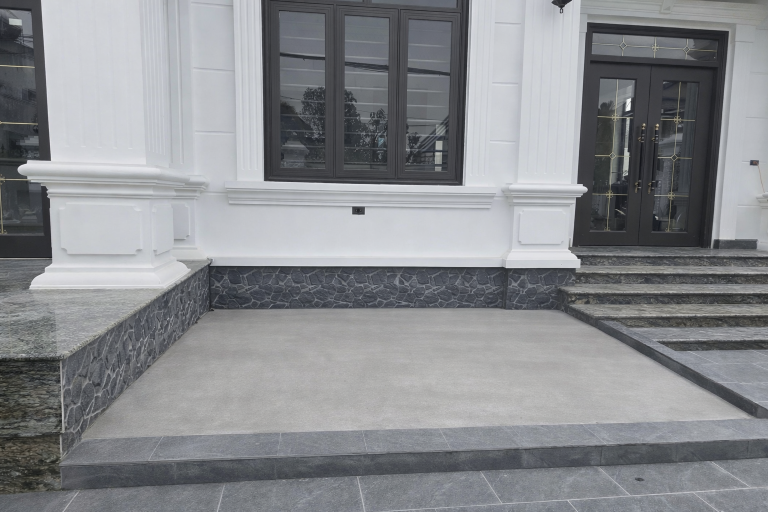
#> input picture tooltaoanh/master_result_1775800947.png, 1536 x 1024 px (shown at 1/2 size); its folder holds only this picture in this run
$ python compose_base.py
#> lines starting #> are read from the running program, lines starting #| are printed output that depends on the picture; after the words box and inside, x2 and y2 are one past the last pixel; in counts of white or black regions, pixels touching at a corner belong together
#!/usr/bin/env python3
"""
compose_base.py — Stage 2 của pipeline tooltaoanh.

Đầu vào : master_result_*.png (từ stage 1 chatgpt_auto_gen.py)
Xử lý   : tự detect zones (pond / nước / kè / thác / cảnh / cá)
         → cutout assets từ Tai nguyen/ bằng rembg (local ONNX)
         → composite kiểu "cắt dán" thuần pixel (OpenCV + Pillow)
Đầu ra  : base_final_<timestamp>.png

KHÔNG dùng ChatGPT. KHÔNG AI repaint. Chỉ cắt và dán.
"""

import argparse
import random
import time
from pathlib import Path

import cv2
import numpy as np

# ============================================================================
# CONFIG — tunables
# ============================================================================

SCRIPT_DIR   = Path(__file__).resolve().parent
RESOURCE_DIR = SCRIPT_DIR / "Tai nguyen"
CACHE_DIR    = RESOURCE_DIR / ".cache"

ASSET_SUBDIRS = {
    "THÁC": ("THÁC", (".png", ".jpg", ".jpeg")),
    "CÁ":   ("CÁ",   (".png", ".jpg", ".jpeg")),
    "CẢNH": ("CẢNH", (".png", ".jpg", ".jpeg")),
    "KÈ":   ("KÈ",   (".png", ".jpg", ".jpeg")),
    "NƯỚC": ("NƯỚC", (".jpg", ".jpeg", ".png")),
}

FISH_COUNT        = 14
FISH_SCALE_FRAC   = 0.055    # cá ≈ 5.5 % chiều rộng hồ (nhỏ gọn)
FISH_ALPHA        = 0.82     # hơi trong → gợi cảm giác ngập nước
KE_THICKNESS_PX   = 28
CANH_RADIUS_FRAC  = 0.24
CANH_FILL_FRAC    = 0.95     # cảnh phủ bao nhiêu % mask bounding box
THAC_WIDTH_FRAC   = 0.28
THAC_HEIGHT_FRAC  = 1.0      # nhân với width thác → kéo lên tường
THAC_OVERLAP_PX   = 20       # đáy thác đè xuống mặt nước px
WATER_OPACITY     = 0.92     # để lộ nhẹ base bên dưới
FEATHER_PX        = 3
KMEANS_K          = 5

# BGR debug colors — khớp với bố cục .jpeg (xanh dương, tím, xanh lá, đỏ, vàng)
DEBUG_COLORS = {
    "NƯỚC": (255, 80, 0),
    "KÈ":   (200, 0, 180),
    "CẢNH": (0, 200, 0),
    "THÁC": (0, 0, 255),
    "CÁ":   (0, 255, 255),
}


def log(msg: str) -> None:
    print(f"[compose] {msg}", flush=True)


# ============================================================================
# I/O helpers — tolerant to Unicode paths (Tai nguyen, bố cục, etc.)
# ============================================================================

def imread_unicode(path, flags=cv2.IMREAD_UNCHANGED):
#> called with flags = 1
    data = np.fromfile(str(path), dtype=np.uint8)
    img = cv2.imdecode(data, flags)
#> img is the input picture: shape (1024, 1536, 3); mean B, G, R 142.3, 138.9, 136.9
    if img is None:
        raise IOError(f"Không đọc được ảnh: {path}")
    return img


def imwrite_unicode(path, img) -> None:
    ext = Path(path).suffix.lower() or ".png"
    ok, buf = cv2.imencode(ext, img)
    if not ok:
        raise IOError(f"Lỗi encode: {path}")
    buf.tofile(str(path))


# [6 lines left out: function to_bgra, not called in this run]


def find_base_image(explicit: str | None):
    if explicit:
        p = Path(explicit)
        if not p.exists():
            raise FileNotFoundError(p)
        return p
    candidates = sorted(
        SCRIPT_DIR.glob("master_result_*.png"),
        key=lambda p: p.stat().st_mtime,
        reverse=True,
    )
    if not candidates:
        raise FileNotFoundError(
            "Không tìm thấy master_result_*.png. Chạy stage 1 (chatgpt_auto_gen.py) trước."
        )
    return candidates[0]


def find_asset(category: str) -> Path:
    subdir_name, exts = ASSET_SUBDIRS[category]
    subdir = RESOURCE_DIR / subdir_name
    if not subdir.exists():
        raise FileNotFoundError(f"Thiếu thư mục {subdir}")
    all_matches = []
    for ext in exts:
        all_matches.extend(sorted(subdir.glob(f"*{ext}")))
    if not all_matches:
        raise FileNotFoundError(f"Không có asset trong {subdir}")
    # KÈ: ưu tiên file có nhiều hoa (12_44_41) hơn file 12_43_04
    if category == "KÈ":
        for m in all_matches:
            if "44_41" in m.name:
                return m
    return all_matches[0]


# [58 lines left out: functions cutout_asset, alpha_paste, feather, not called in this run]


# ============================================================================
# AUTO LAYOUT DETECTION
# ============================================================================

def detect_pond_mask(base_bgr):
    """
    Phát hiện vùng mặt bằng phẳng trước cửa nhà bằng k-means trên LAB.
    Trả mask uint8 (0 / 255).
    """
    H, W = base_bgr.shape[:2]
    lab = cv2.cvtColor(base_bgr, cv2.COLOR_BGR2LAB)
#> lab: shape (1024, 1536, 3); mean of channels 0, 1, 2 145.4, 128, 125.9
    blurred = cv2.GaussianBlur(lab, (9, 9), 0)
#> blurred: shape (1024, 1536, 3); mean of channels 0, 1, 2 145.4, 128, 125.9

    # Chỉ xét phần dưới (ground zone)
    roi_top = int(H * 0.32)
    roi = blurred[roi_top:, :, :]
#> roi: shape (697, 1536, 3); mean of channels 0, 1, 2 145.4, 127.9, 126.2
    Z = roi.reshape(-1, 3).astype(np.float32)

    criteria = (cv2.TERM_CRITERIA_EPS + cv2.TERM_CRITERIA_MAX_ITER, 20, 1.0)
    _, labels, centers = cv2.kmeans(
        Z, KMEANS_K, None, criteria, 3, cv2.KMEANS_PP_CENTERS
    )
#> centers = [[177.6, 127.9, 127.4], [64.14, 127.9, 126.4], [142.3, 127.9, 125.3], [209.1, 128, 125.4], [95.58, 128, 125.2]]
    labels = labels.reshape(roi.shape[:2])
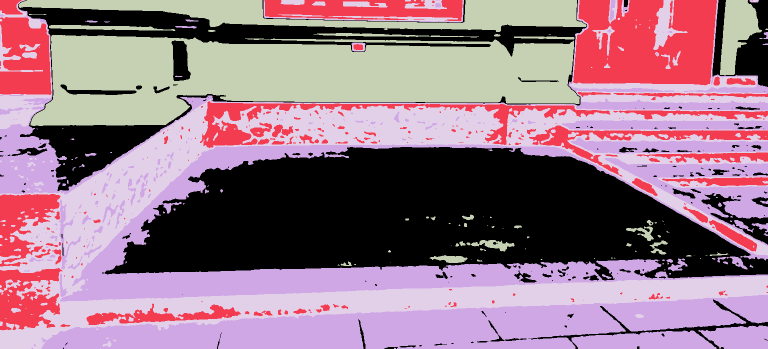
#> labels: shape (697, 1536) int32 (shown at 1/2 size); 5 distinct labels, from 0 to 4; one colour per label, 0 black

    h_roi, w_roi = labels.shape
    cx0, cx1 = int(w_roi * 0.18), int(w_roi * 0.82)
    cy0, cy1 = int(h_roi * 0.05), int(h_roi * 0.80)

    best_mask, best_score = None, -1.0
    for k in range(KMEANS_K):
        mk = (labels == k).astype(np.uint8)
        center_area = int(mk[cy0:cy1, cx0:cx1].sum())
        if center_area == 0:
            continue
        L, a_ch, b_ch = centers[k]
        # Ưu tiên gray-ish (a, b gần 128) và L đủ sáng (> 90)
        neutral = 1.0 / (1.0 + abs(a_ch - 128) + abs(b_ch - 128))
        brightness = max(0.0, (L - 60) / 180.0)
        score = center_area * (0.25 + neutral * 2.0 + brightness)
        if score > best_score:
            best_score = score
            best_mask = mk
#> this loop made 5 passes
#> (center_area, L, a_ch, b_ch, neutral, brightness, score, best_score) on pass 1: (238081, 177.6, 127.9, 127.4, 0.609, 0.654, 505200.9, 505200.9)
#> pass 1, in detect_pond_mask, `mk = (labels == k).astype(np.uint8)`:
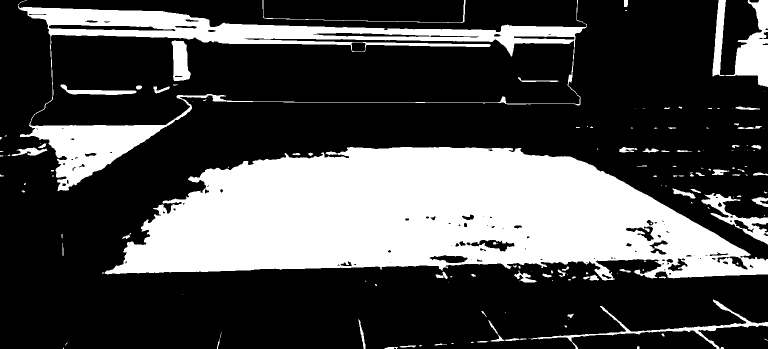
#> mk: shape (697, 1536) (shown at 1/2 size); values 0 (black) and 1 (white), 29.3% white; 151 white regions (84 under 20 px), largest, box (x1, y1, x2, y2) and area: (209, 294, 1536, 561) 229011, (36, 0, 1174, 382) 57305, (1425, 0, 1536, 174) 8962
#> pass 3, in detect_pond_mask, `mk = (labels == k).astype(np.uint8)`:
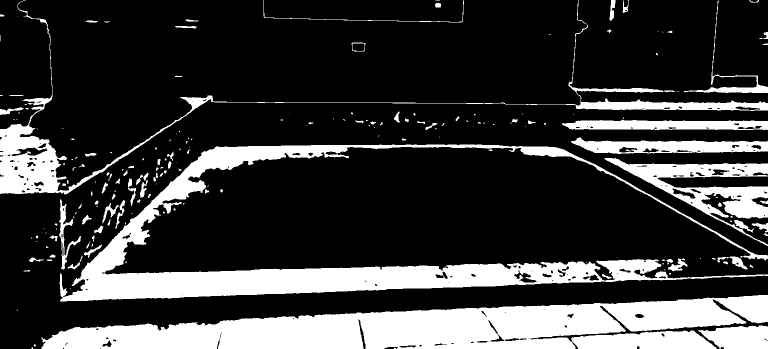
#> mk: shape (697, 1536) (shown at 1/2 size); values 0 (black) and 1 (white), 22.8% white; 202 white regions (106 under 20 px), largest, box (x1, y1, x2, y2) and area: (83, 590, 1536, 697) 86842, (119, 289, 1536, 603) 77660, (0, 0, 1536, 389) 24022
#> after the loop, best_score = 505200.9

    if best_mask is None:
        raise RuntimeError("Không detect được pond footprint (k-means rỗng)")

    full = np.zeros((H, W), dtype=np.uint8)
    full[roi_top:, :] = best_mask * 255
#> full: shape (1024, 1536); 19.9% white; 151 white regions (84 under 20 px), largest, box (x1, y1, x2, y2) and area: (209, 621, 1536, 888) 229011, (36, 327, 1174, 709) 57305, (1425, 327, 1536, 501) 8962

    kernel = cv2.getStructuringElement(cv2.MORPH_ELLIPSE, (15, 15))
    full = cv2.morphologyEx(full, cv2.MORPH_CLOSE, kernel, iterations=3)
#> full: shape (1024, 1536); 24.9% white; 24 white regions (12 under 20 px), largest, box (x1, y1, x2, y2) and area: (204, 327, 1536, 899) 292101, (0, 327, 1174, 709) 85837, (769, 926, 1536, 1024) 12109
    full = cv2.morphologyEx(full, cv2.MORPH_OPEN, kernel, iterations=1)
#> full: shape (1024, 1536); 24% white; 15 white regions, largest, box (x1, y1, x2, y2) and area: (226, 621, 1536, 893) 271626, (36, 329, 1171, 554) 56483, (0, 550, 320, 708) 22624

    num, lbl, stats, _ = cv2.connectedComponentsWithStats(full, connectivity=8)
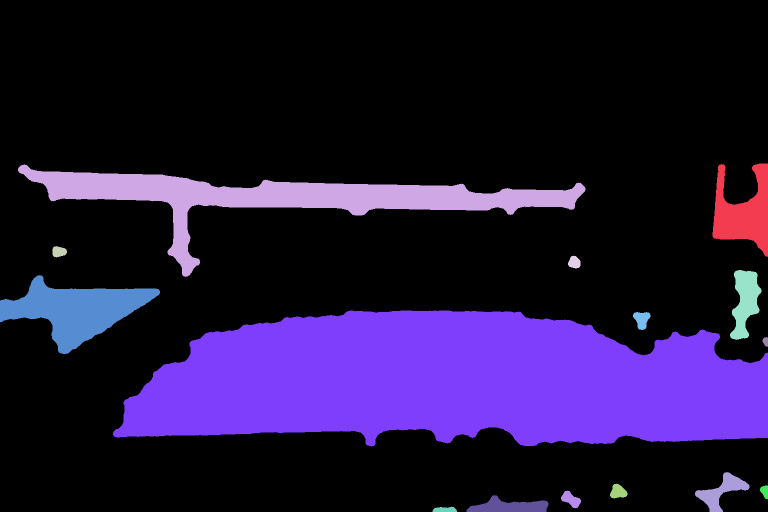
#> lbl: shape (1024, 1536) int32 (shown at 1/2 size); 16 distinct labels, from 0 to 15; one colour per label, 0 black
#> num = 16; stats = 16 rows, first 6: [0, 0, 1536, 1024, 1194739], [1425, 327, 111, 187, 11656], [36, 329, 1135, 225, 56483], [105, 492, 29, 23, 500], [1136, 511, 25, 26, 482], [1460, 540, 63, 140, 5152]
    if num <= 1:
        raise RuntimeError("Pond mask rỗng sau morph")
    largest = 1 + int(np.argmax(stats[1:, cv2.CC_STAT_AREA]))
#> largest = 7
    pond = (lbl == largest).astype(np.uint8) * 255
#> pond: shape (1024, 1536); 17.3% white; 1 white region

    # Fill internal holes + smooth contour
    contours, _ = cv2.findContours(pond, cv2.RETR_EXTERNAL, cv2.CHAIN_APPROX_SIMPLE)
#> contours = 1 contour; box (x1, y1, x2, y2) and area: (226, 621, 1536, 893) 270126
    filled = np.zeros_like(pond)
    for cnt in contours:
        if cv2.contourArea(cnt) < 500:
            continue
        # Simplify jagged edges
        epsilon = 0.004 * cv2.arcLength(cnt, True)
        smooth = cv2.approxPolyDP(cnt, epsilon, True)
        cv2.drawContours(filled, [smooth], -1, 255, thickness=cv2.FILLED)
#> this loop made 1 pass
#> epsilon on pass 1: 13.23
#> filled: shape (1024, 1536); 17.1% white; 1 white region, box (x1, y1, x2, y2) and area: (226, 623, 1536, 893) 268476
    # Extra smoothing with large kernel
    smooth_k = cv2.getStructuringElement(cv2.MORPH_ELLIPSE, (25, 25))
#> smooth_k: shape (25, 25); values 0 (black) and 1 (white), 76.3% white; 4 black regions, box (x1, y1, x2, y2) and area: (0, 0, 12, 9) 37, (13, 0, 25, 9) 37, (0, 16, 12, 25) 37, (13, 16, 25, 25) 37
    filled = cv2.morphologyEx(filled, cv2.MORPH_CLOSE, smooth_k, iterations=2)
#> filled: shape (1024, 1536); 17.1% white; 1 white region, box (x1, y1, x2, y2) and area: (226, 623, 1536, 893) 268798
    filled = cv2.morphologyEx(filled, cv2.MORPH_OPEN, smooth_k, iterations=1)
#> filled: shape (1024, 1536); 17.1% white; 1 white region, box (x1, y1, x2, y2) and area: (231, 623, 1536, 892) 268620
    return filled


def detect_wall_horizon(base_bgr, above_y: int):
    """
    Tìm đường ngang gần nhất phía trên (bậc cửa / chân cột / window sill).
    Dùng để clamp đỉnh vùng THÁC.
    """
    H, W = base_bgr.shape[:2]
    gray = cv2.cvtColor(base_bgr, cv2.COLOR_BGR2GRAY)
    edges = cv2.Canny(gray, 60, 160)
    edges[above_y:, :] = 0

    lines = cv2.HoughLinesP(
        edges, 1, np.pi / 180, 80,
        minLineLength=int(W * 0.22), maxLineGap=25,
    )
    if lines is None:
        return None
    best_y = None
    for x1, y1, x2, y2 in lines[:, 0]:
        if abs(y1 - y2) < 8 and 0 < y1 < above_y:
            if best_y is None or y1 > best_y:
                best_y = int(y1)
    return best_y


def derive_zones(base_bgr, pond_mask):
    """Từ pond footprint → 4 zone masks + fish positions + pond bbox."""
    H, W = pond_mask.shape

    kernel = cv2.getStructuringElement(
        cv2.MORPH_ELLIPSE, (KE_THICKNESS_PX * 2 + 1,) * 2
    )
#> kernel: shape (57, 57); values 0 (black) and 1 (white), 77.5% white; 4 black regions, box (x1, y1, x2, y2) and area: (0, 0, 28, 23) 183, (29, 0, 57, 23) 183, (0, 34, 28, 57) 183, (29, 34, 57, 57) 183
    inner = cv2.erode(pond_mask, kernel)
#> inner: shape (1024, 1536); 12.1% white; 1 white region, box (x1, y1, x2, y2) and area: (266, 651, 1536, 863) 191081
    ke_mask = cv2.subtract(pond_mask, inner)
#> ke_mask: shape (1024, 1536); 4.9% white; 1 white region, box (x1, y1, x2, y2) and area: (231, 623, 1536, 892) 77539
    nuoc_mask = inner.copy()

    # --- Fish scatter ---
    fish_region = cv2.erode(
        nuoc_mask,
        cv2.getStructuringElement(cv2.MORPH_ELLIPSE, (41, 41)),
    )
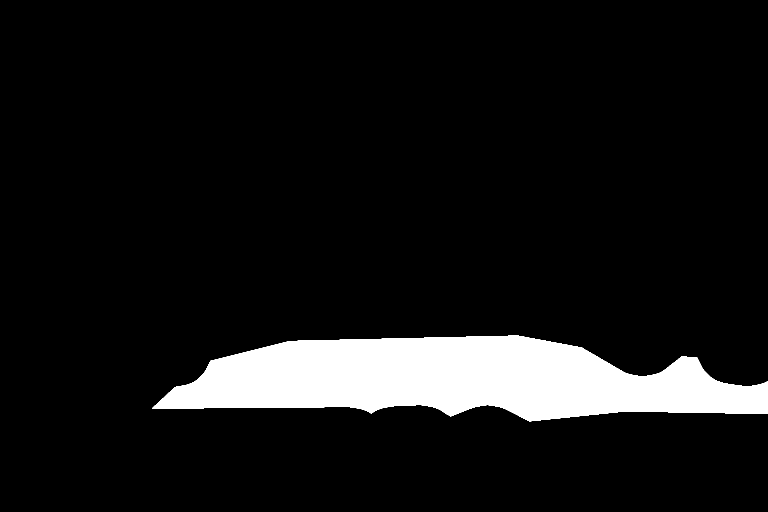
#> fish_region: shape (1024, 1536) (shown at 1/2 size); 8.8% white; 1 white region
    ys, xs = np.where(fish_region > 0)
    fish_positions: list[tuple[int, int]] = []
    if len(xs) > 0:
        rng = random.Random(42)
        min_dist = max(25, int(np.sqrt(len(xs) / max(FISH_COUNT, 1)) * 0.55))
#> min_dist = 54
        tries = 0
        while len(fish_positions) < FISH_COUNT and tries < FISH_COUNT * 80:
            i = rng.randrange(len(xs))
            px, py = int(xs[i]), int(ys[i])
            if all(
                (px - fx) ** 2 + (py - fy) ** 2 > min_dist ** 2
                for fx, fy in fish_positions
            ):
                fish_positions.append((px, py))
            tries += 1
#> this loop made 21 passes
#> (i, px, py) on passes 1 to 8: (29184, 493, 721), (6556, 997, 688), (72097, 945, 766), (64196, 410, 759), (58513, 895, 753), (36579, 1099, 729), (26868, 646, 718), (22790, 514, 713)
#> after the loop, fish_positions = [(493, 721), (997, 688), (945, 766), (410, 759), (1099, 729), (646, 718), (370, 799), (742, 715), (1326, 755), (1489, 818), (817, 689), (1406, 746), (1185, 752), (692, 767)]; tries = 21

    # --- Pond bbox ---
    contours, _ = cv2.findContours(
        pond_mask, cv2.RETR_EXTERNAL, cv2.CHAIN_APPROX_SIMPLE
    )
#> contours = 1 contour; box (x1, y1, x2, y2) and area: (231, 623, 1536, 892) 267188
    main = max(contours, key=cv2.contourArea)
#> main = contour of 715 points, box (x1, y1, x2, y2) (231, 623, 1536, 892), area 267188
    px, py, pw, ph = cv2.boundingRect(main)
#> px = 231; py = 623; pw = 1305; ph = 269

    # --- CẢNH: đặt trong 1/4 trái của pond, không lấn tường/ra canvas ---
    canh_r = int(min(pw, ph) * CANH_RADIUS_FRAC * 1.4)
#> canh_r = 90
    canh_cx = px + max(canh_r // 2, int(pw * 0.12))
#> canh_cx = 387
    canh_cy = py + ph // 2
#> canh_cy = 757
    canh_cx = max(canh_r, min(W - canh_r, canh_cx))
    canh_cy = max(canh_r, min(H - canh_r, canh_cy))
    canh_mask = np.zeros_like(pond_mask)
    cv2.circle(canh_mask, (canh_cx, canh_cy), canh_r, 255, thickness=-1)
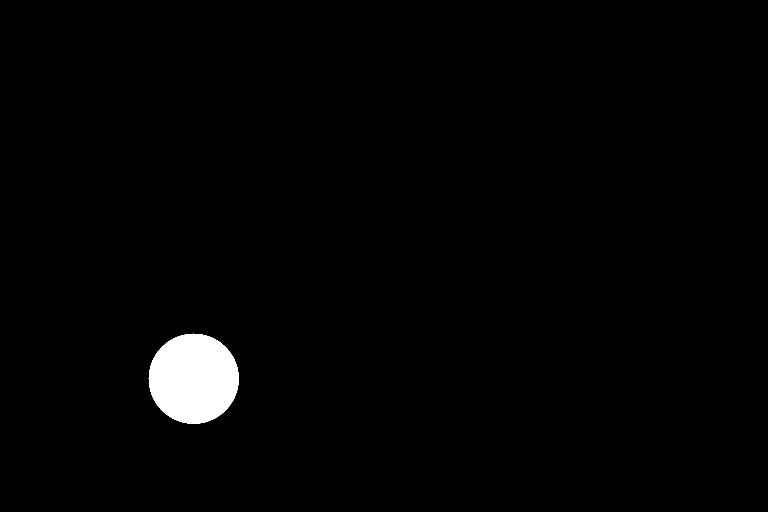
#> canh_mask: shape (1024, 1536) (shown at 1/2 size); 1.6% white; 1 white region, box (x1, y1, x2, y2) and area: (297, 667, 478, 848) 25445
    # Chỉ giữ phần nửa trái (tránh lấn qua giữa hồ)
    left_clip = np.zeros_like(pond_mask)
    left_clip[:, : px + pw // 2] = 255
    canh_mask = cv2.bitwise_and(canh_mask, left_clip)

    # --- THÁC: rectangle sát mép trên hồ, kéo lên tường ---
    thac_w = int(pw * THAC_WIDTH_FRAC)
#> thac_w = 365
    thac_cx = px + pw // 2
#> thac_cx = 883
    thac_bottom = py + 8
#> thac_bottom = 631

    ideal_top = max(0, thac_bottom - int(thac_w * THAC_HEIGHT_FRAC))
#> ideal_top = 266
    horizon = detect_wall_horizon(base_bgr, thac_bottom)
#> in detect_wall_horizon, `edges = cv2.Canny(gray, 60, 160)`:
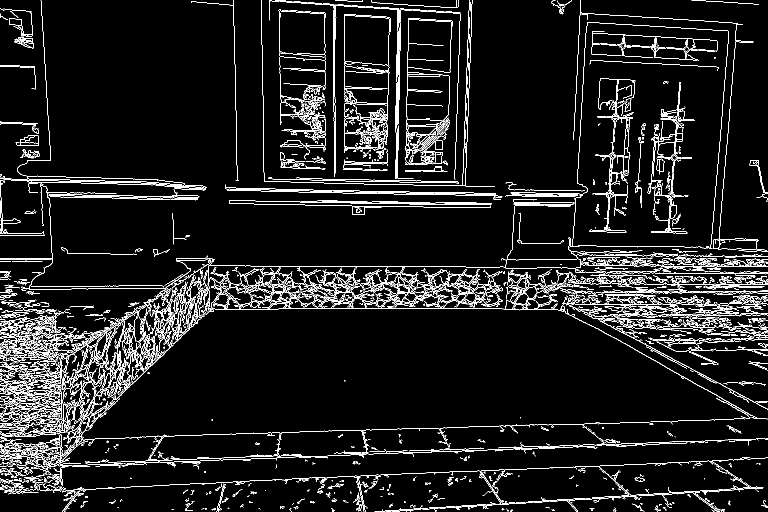
#> edges: shape (1024, 1536) (shown at 1/2 size); 7% white in thin lines or dots
#> in detect_wall_horizon, `lines = cv2.HoughLinesP( edges, 1, np.pi / 180, 80, minLineLength=int(..`: lines = 65 rows, first 6: [458, 401, 946, 409], [332, 568, 1149, 568], [650, 616, 1075, 616], [211, 571, 1158, 571], [1133, 585, 1514, 585], [260, 608, 1226, 608]
#> (the rest of the program and of its run is left out)
